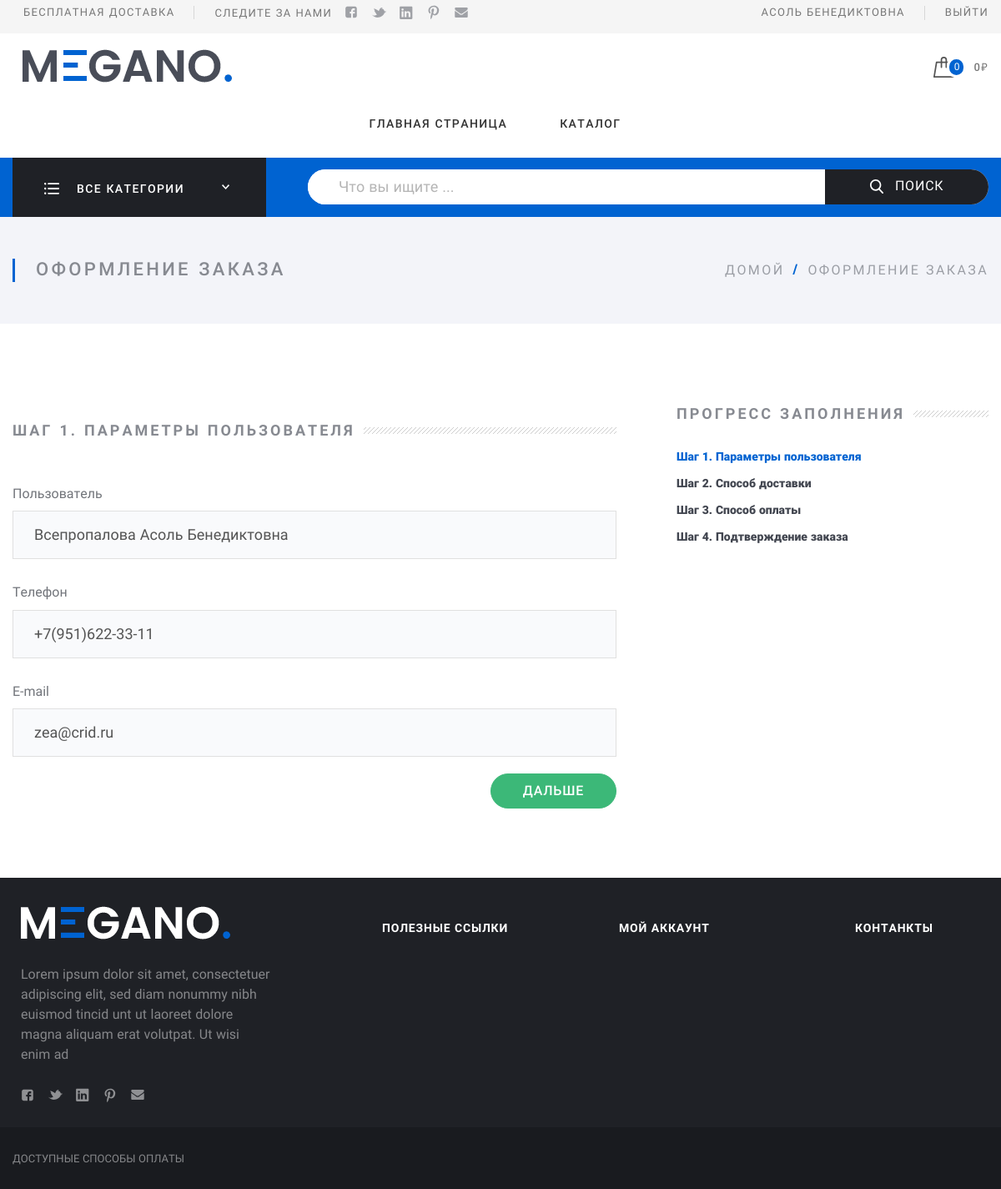
The app's page /buy/order/ (signed in) with its own data.
### app_users/models.py (models this page shows, shortened)
class User(AbstractBaseUser, PermissionsMixin):
    image_validator = FileExtensionValidator(
        allowed_extensions=['png', 'jpg', 'gif'],
        message='Расширение не поддерживается. Разрешенные расширения .jpg .gif .png')
    def validate_size(self):
        filesize = self.file.size
        print(self.file.size)
        megabyte_limit = 2.0
        if filesize > megabyte_limit * 1024 * 1024:
            raise ValidationError("Максимальный размер файла %sMB" % str(megabyte_limit), code='invalid')
    phoneNumberValid = RegexValidator(regex=r"^\d{10}$")
    email = models.EmailField(unique=True, verbose_name='Электронная почта')
    phone = models.CharField(unique=True, validators=[phoneNumberValid], max_length=10, verbose_name="Телефон")
    full_name = models.CharField(max_length=254, verbose_name='Полное имя', default='')
    avatar = models.ImageField(upload_to='avatars/', blank=True, verbose_name='Ссылка на изображение',
                               validators=[validate_size, image_validator])
    date_joined = models.DateTimeField(default=timezone.now, verbose_name='Дата регистрации')
    is_active = models.BooleanField(default=True, verbose_name='Активен')
    is_staff = models.BooleanField(default=False, verbose_name='Сотрудник')
    objects = UserManager()
    USERNAME_FIELD = "email"
    REQUIRED_FIELDS = []
    def __str__(self):
        return self.full_name
    @property
    def welcome_name(self):
        return ' '.join(self.full_name.split()[1:])
    class Meta:
        ordering = ['id']
        verbose_name = 'Пользователь'
        verbose_name_plural = 'Пользователи'

### app_movement_goods/models.py (models this page shows, shortened)
class UserCart(models.Model):
    owner = models.OneToOneField(
        settings.AUTH_USER_MODEL, on_delete=models.CASCADE,
        related_name='cart', verbose_name='Чья корзина', blank=True, null=True)
    session = models.CharField(
        verbose_name='Сессия', default='', max_length=40)
    cart = models.ManyToManyField(
        Product, through='InsideCart', verbose_name='Содержание корзины',
        related_name="carts", blank=True)
    def __str__(self):
        return 'Корзина ' + str(self.owner.email) if self.owner else 'Корзина Anonymous'
    def __len__(self):
        return sum(item.quantity for item in self.contents.only('quantity').all())
    @property
    def get_total_price(self):
        return sum(
            Decimal(item.cost) * item.quantity for item in self.contents.only('quantity', 'cost').all())
    class Meta:
        verbose_name = "Корзина пользователя"
        verbose_name_plural = "Корзины пользователей"

### app_movement_goods/views.py (the view, shortened to what this page needs)
# urls.py: path('order/', OrderView.as_view(), name='create_order'),
class OrderView(FormMixin, TemplateView):
    template_name = 'app_orders/order.html'
    form_class = OrderCreateForm
    raise_exception = True
    def get_context_data(self, **kwargs):
        context = super().get_context_data(**kwargs)
        cart = get_cart(self.request)
        total_cost = cart.get_total_price
        choices = []
        settings = SiteSettings.load()
        usual_delivery_price = settings.cost_usual_delivery
        edge_delivery = settings.min_cost_for_free_delivery
        express_delivery_price = settings.cost_express_delivery
        context['price_usual'] = 0
        if total_cost < edge_delivery:
            choices.append(('1', f'Обычная доставка (+{usual_delivery_price} ₽)'))
            context['price_usual'] = usual_delivery_price
        else:
            choices.append(('1', f'Обычная доставка (бесплатно)'))
        context['total_with_delivery'] = total_cost + get_delivery_price(total=cart.get_total_price,
                                                                         type_delivery='1')
        choices.append(('2', f'Экспресс доставка (+{express_delivery_price} ₽)'))
        context['form'].fields['delivery_type'].widget.choices = choices
        if self.request.user.is_authenticated:
            instance = self.request.user
            context['form_reg'] = RegUserForm(instance=instance)
            context['form_reg'].fields['email'].disabled = True
            context['form_reg'].fields['full_name'].disabled = True
            context['form_reg'].fields['phone'].disabled = True
        else:
            context['form_reg'] = RegUserForm()
        return context

### app_movement_goods/templates/app_orders/order.html (shortened to what this page needs)
{% extends "base.html" %}
{% load static %}
{% block middle %}
{% url 'login_modal' as login_modal_url %}
<div class="Middle Middle_top">
    <div class="Middle-top">
        <div class="wrap">
            <div class="Middle-header">
                <h1 class="Middle-title">Оформление заказа
                </h1>
                <ul class="breadcrumbs Middle-breadcrumbs">
                    <li class="breadcrumbs-item"><a href="{% url 'main' %}">домой</a>
                    </li>
                    <li class="breadcrumbs-item breadcrumbs-item_current"><span>Оформление заказа</span>
                    </li>
                </ul>
            </div>
        </div>
    </div>
    <div class="Section Section_column Section_columnRight Section_columnWide Order">
        <div class="wrap">
            <div class="Section-column">
                <div class="Section-columnSection">
                    <header class="Section-header">
                        <strong class="Section-title">Прогресс заполнения
                        </strong>
                    </header>
                    <div class="Section-columnContent">
                        <ul class="menu menu_vt Order-navigate">
                            <li class="menu-item_ACTIVE menu-item"><a class="menu-link" href="#step1">Шаг 1. Параметры
                                пользователя</a>
                            </li>
                            <li class="menu-item"><a class="menu-link" href="#step2">Шаг 2. Способ доставки</a>
                            </li>
                            <li class="menu-item"><a class="menu-link" href="#step3">Шаг 3. Способ оплаты</a>
                            </li>
                            <li class="menu-item"><a class="menu-link" href="#step4">Шаг 4. Подтверждение заказа</a>
                            </li>
                        </ul>
                    </div>
                </div>
            </div>
            <div class="Section-content">
                <div class="Order-block Order-block_OPEN" id="step1">
                    <header class="Section-header Section-header_sm">
                        <h2 class="Section-title">Шаг 1. Параметры пользователя
                        </h2>
                    </header>
                    <form class="form" action="{% url 'registration_order' %}" method="post">
                        <div class="row">
                            <div class="row-block">
                                <div class="form-group">
                                    <label class="form-label" for="{{ form_reg.full_name.id_for_full_name }}">Пользователь
                                    </label>
                                    {{ form_reg.full_name }}
                                </div>
                                <div class="form-group">
                                    <label class="form-label" for="{{ form_reg.phone.id_for_phone }}">Телефон
                                    </label>
                                    {{ form_reg.phone }}
                                </div>
                                <div class="form-group">
                                    <label class="form-label" for="{{ form_reg.email.id_for_email }}">E-mail
                                    </label>
                                    {{ form_reg.email }}
                                </div>
                            </div>
                        </div>
                        {% if request.user.is_authenticated %}
                        <div class="Order-footer"><a class="btn btn_success Order-next" href="#step2">Дальше</a>
                        </div>
                        {% else %}
                        <div class="Order-footer">
                            <button class="btn btn_success" type="submit">Зарегистрироваться</button>
                        </div>
                        {% endif %}
                    </form>
                </div>
            </div>
        </div>
    </div>
</div>
{% endblock %}

### templates/base.html (shortened to what this page needs)
<!DOCTYPE html>
{% load static %}
{% url 'main' as main %}
{% load thumbnail %}
{% load mptt_tags %}
{% url 'get_cart_data' as cart_url %}
<html lang="ru">
<head>
  {% block head %}
  <link rel="stylesheet" href="{% static 'assets/css/toastr.css' %}">
  <link rel="stylesheet" href="{% static 'assets/css/fonts.css' %}">
  <link rel="stylesheet" href="{% static 'assets/css/basic.css' %}">
  <link rel="stylesheet" href="{% static 'assets/css/extra.css' %}">
  {% endblock %}
</head>
<body class="Site">
  {% block header %}<header class="Header">
    <div class="ControlPanel">
      <div class="wrap">
        <div class="row ControlPanel-row">
          <div class="row-block">
            <div class="row ControlPanel-rowSplit">
              <div class="row-block"><a class="ControlPanel-title" href="{% url 'catalog' %}?delivery=on">Бесплатная доставка</a>
              </div>
              <div class="row-block hide_700"><span class="ControlPanel-title">Следите за нами</span>
                <ul class="menu menu_img menu_smallImg ControlPanel-menu">
                  <li class="menu-item"><a class="menu-link" href="#"><img src="{% static 'assets/img/icons/socialHeader/fb.svg' %}" alt="fb.svg"/></a></li>
                  <li class="menu-item"><a class="menu-link" href="#"><img src="{% static 'assets/img/icons/socialHeader/tw.svg' %}" alt="tw.svg"/></a></li>
                  <li class="menu-item"><a class="menu-link" href="#"><img src="{% static 'assets/img/icons/socialHeader/in.svg' %}" alt="in.svg"/></a></li>
                  <li class="menu-item"><a class="menu-link" href="#"><img src="{% static 'assets/img/icons/socialHeader/pt.svg' %}" alt="pt.svg"/></a></li>
                  <li class="menu-item"><a class="menu-link" href="#"><img src="{% static 'assets/img/icons/socialHeader/mail.svg' %}" alt="mail.svg"/></a></li>
                </ul>
              </div>
            </div>
          </div>
          <nav class="row-block">
            <div class="row ControlPanel-rowSplit">
                {% if user.is_authenticated %}
              <div class="row-block"><a class="ControlPanel-title" href="{% url 'account' %}">{{ user.welcome_name }}</a></div>
              <div class="row-block"><a class="ControlPanel-title" href="{% url 'logout' %}?next={% url 'main' %}">Выйти</a></div>
                  {% else %}
              <div class="row-block"><a class="ControlPanel-title" href="{% url 'login' %}">Вход / Регистрация</a>
                  {% endif %}
              </div>
            </div>
        </div>
      </div>
    <div class="wrap">
      <div class="row Header-rowMain">
        <div class="row-block Header-logo"><a class="logo" href="#"><img class="logo-image" src="{% static 'assets/img/logo.png' %}" alt="logo.png"/></a>
        </div>
        <nav class="row-block row-block_right Header-menu">
          <div class="menuModal" id="navigate">
            <ul class="menu menu_main">
                {% url 'main' as main %}{% if request.path != main %}
              <li class="menu-item"><a class="menu-link" href="{% url 'main' %}">Главная страница</a></li>{% endif %}
              <li class="menu-item"><a class="menu-link" href="{% url 'catalog' %}">Каталог</a></li>
            </ul>
          </div>
        </nav>
        <div class="row-block">
          <div class="CartBlock"><a class="CartBlock-block" href="{% url 'cart_detail' %}">
              <img class="CartBlock-img" src="{% static 'assets/img/icons/cart.svg' %}"
                   alt="cart.svg"/><span class="CartBlock-amount">{{ cart|length }}</span></a>
            <div class="CartBlock-block">
                <span class="CartBlock-price">{{ cart.get_total_price }}<span class="code-rub">₽</span></span>
            </div>
          </div>
        </div>
      </div>
    </div>
    <div class="Header-searchWrap">
      <div class="wrap">
        <div class="Header-categories">
          <div class="CategoriesButton">
            <div class="CategoriesButton-title">
              <div class="CategoriesButton-icon"><img src="{% static 'assets/img/icons/allDep.svg' %}" alt="allDep.svg"/>
              </div><span class="CategoriesButton-text">Все категории</span>
              <div class="CategoriesButton-arrow">
              </div>
            </div>
          </div>
        </div>
        <div class="Header-search">
          <div class="search">
            <form class="form form_search" action="{% url 'catalog' %}" method="post">
              <input class="search-input" id="query" name="query" type="text" placeholder="Что вы ищите ..."/>
              <button class="search-button" type="submit" name="search" id="search"><img src="{% static 'assets/img/icons/search.svg' %}" alt="search.svg"/>Поиск
              </button>
            </form>
          </div>
        </div>
      </div>
    </div>
  </header>{% endblock %}
  {% block middle %}{% endblock %}
  {% block footer%}
  <footer class="Footer">
    <div class="wrap">
      <div class="row Footer-main">
        <div class="row-block"><a class="logo Footer-logo" href="#"><img class="logo-image" src="{% static 'assets/img/logo_footer.png' %}" alt="logo_footer.png"/></a>
          <p>Lorem ipsum dolor sit amet, consectetuer adipiscing elit, sed diam nonummy nibh euismod tincid  unt ut laoreet dolore magna aliquam erat volutpat. Ut wisi enim ad
          </p>
          <ul class="menu menu_img menu_smallImg Footer-menuSoc">
            <li class="menu-item"><a class="menu-link" href="#"><img src="{% static 'assets/img/icons/socialFooter/fb.svg' %}" alt="fb.svg"/></a>
            </li>
            <li class="menu-item"><a class="menu-link" href="#"><img src="{% static 'assets/img/icons/socialFooter/tw.svg' %}" alt="tw.svg"/></a>
            </li>
            <li class="menu-item"><a class="menu-link" href="#"><img src="{% static 'assets/img/icons/socialFooter/in.svg' %}" alt="in.svg"/></a>
            </li>
            <li class="menu-item"><a class="menu-link" href="#"><img src="{% static 'assets/img/icons/socialFooter/pt.svg' %}" alt="pt.svg"/></a>
            </li>
            <li class="menu-item"><a class="menu-link" href="#"><img src="{% static 'assets/img/icons/socialFooter/mail.svg' %}" alt="mail.svg"/></a>
            </li>
          </ul>
        </div>
        <div class="row-block">
          <strong class="Footer-title">Полезные ссылки
          </strong>
        </div>
        <div class="row-block">
          <strong class="Footer-title">Мой аккаунт
          </strong>
        </div>
        <div class="row-block">
          <strong class="Footer-title">Контанкты
          </strong>
        </div>
      </div>
    </div>
    <div class="Footer-copy">
      <div class="wrap">
        <div class="row row_space">
          <div class="row-block"><span>Доступные способы оплаты</span>
            </div>
          </div>
        </div>
      </div>
  </footer>{% endblock %}
</body>
</html>

### records on screen
User: welcome_name "АСОЛЬ БЕНЕДИКТОВНА", full_name "Всепропалова Асоль Бенедиктовна", phone "+7(951)622-33-11", email "zea@crid.ru"

### other values on screen
{{ cart|length }} "0"
